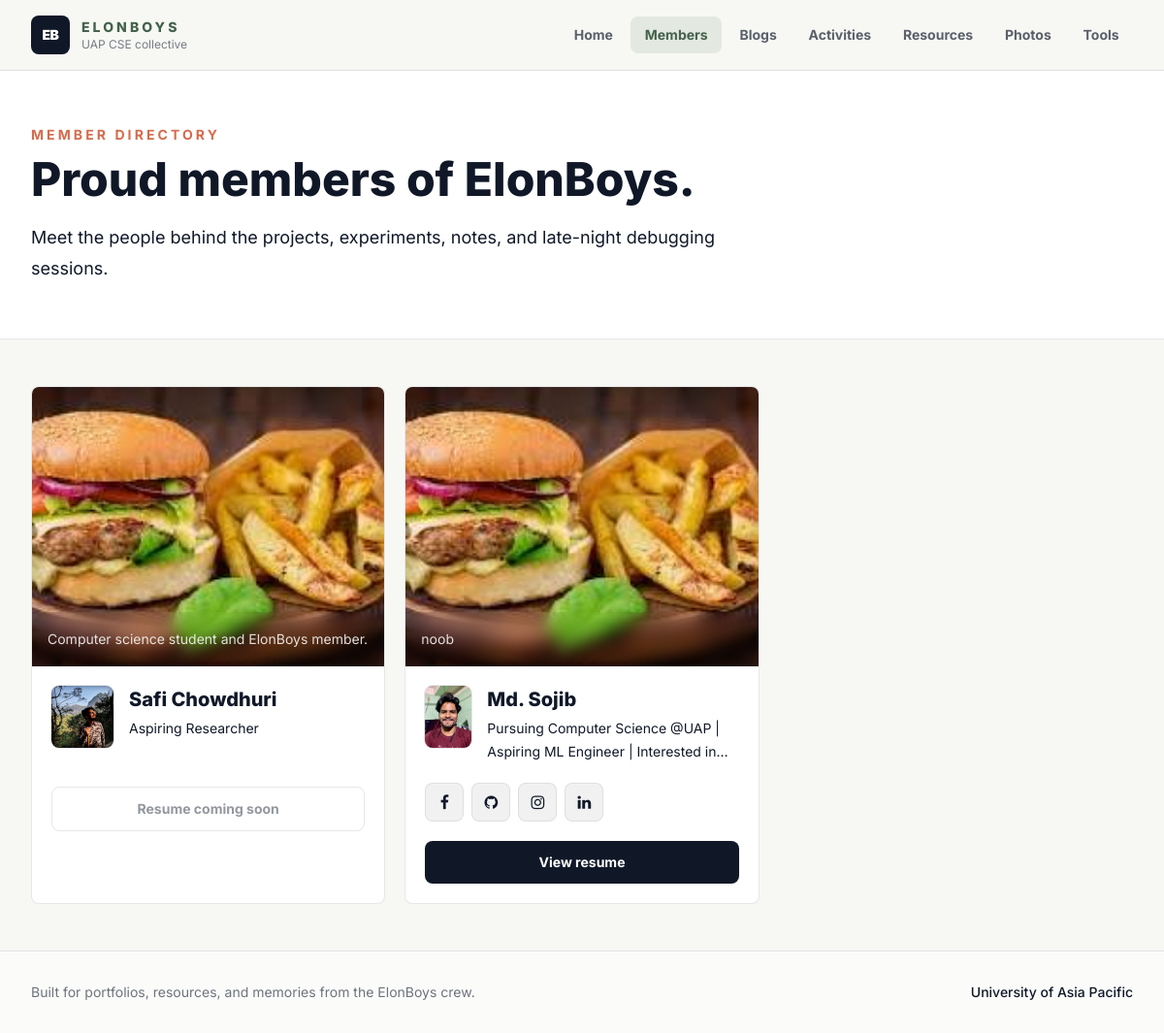
Page /members/ on the earlier database version.
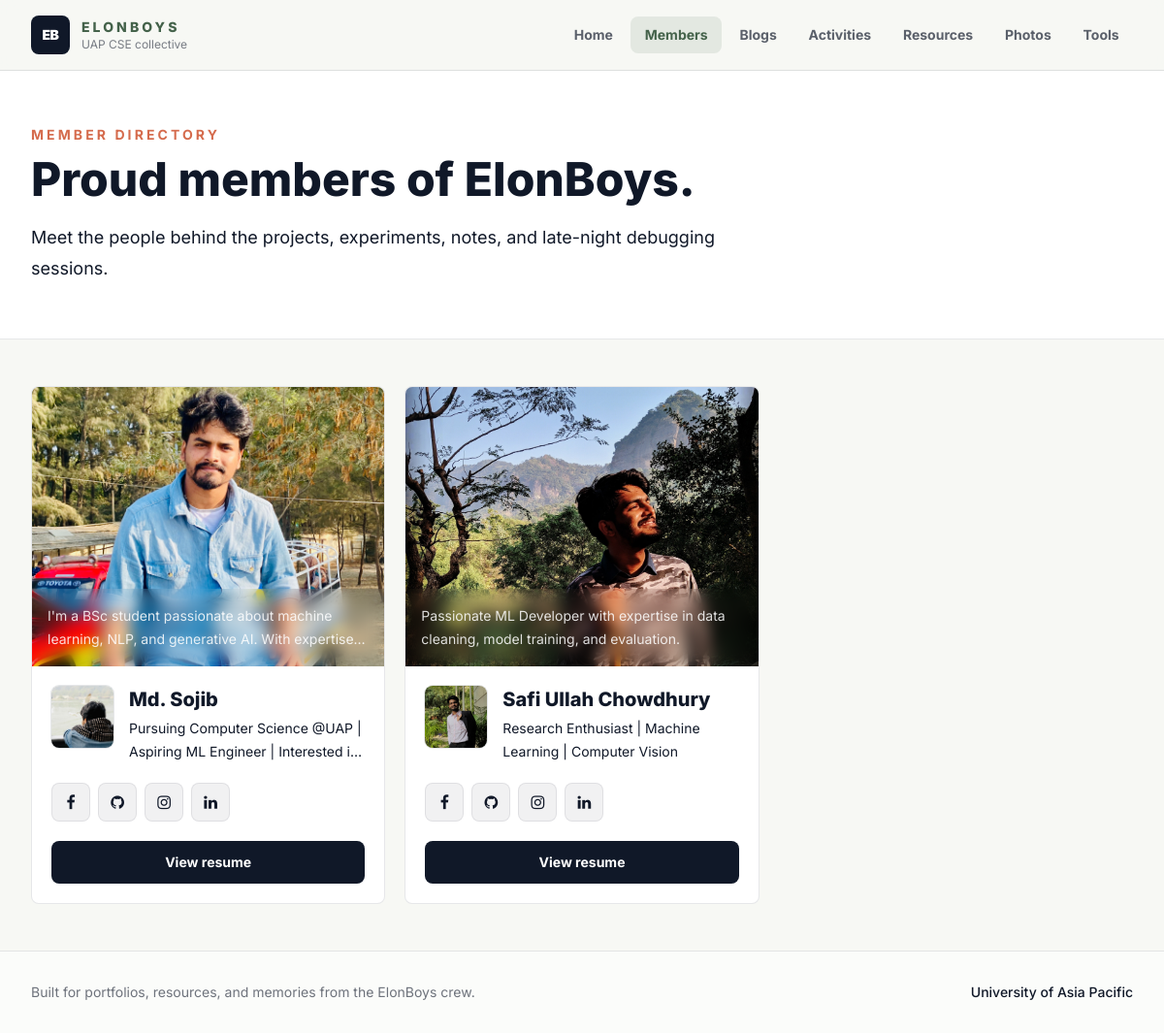
Same page on the later database version.
### member/models.py (models this page shows, shortened)
class Member(models.Model):
    name = models.CharField(max_length=100)
    image1 = models.ImageField(upload_to='media/member/images/')
    image2 = models.ImageField(upload_to='media/member/images/')
    bio = models.CharField(max_length=100)
    description =models.TextField(max_length=500, blank=True)
    facebook_link = models.URLField(blank=True)
    github_link = models.URLField(blank=True)
    linkedin_link = models.URLField(blank=True)
    instagram_link = models.URLField(blank=True)
    resume = models.FileField(upload_to='media/member/resumes/', blank=True)

### member/views.py (the view)
# urls.py: path('members/', MemberView.as_view(), name='member-view'),
class MemberView(View):
    def get(self, request):
        members = Member.objects.all()
        return render(request, "member.html", {"members": members})

### templates/member.html (shortened to what the changed rows need)
{% extends 'base.html' %}
{% load static %}
{% block body %}
<section class="border-b border-ink/10 bg-white">
    <div class="mx-auto max-w-7xl px-4 py-14 sm:px-6 lg:px-8">
        <div class="max-w-3xl">
            <h1 class="mt-3 text-4xl font-extrabold tracking-normal text-ink sm:text-5xl">Proud members of ElonBoys.</h1>
        </div>
    </div>
</section>
<section class="bg-paper py-12">
    <div class="mx-auto max-w-7xl px-4 sm:px-6 lg:px-8">
        <div class="grid gap-5 sm:grid-cols-2 lg:grid-cols-3">
            {% for m in members %}
            <article class="member-card group">
                <div class="relative h-72 overflow-hidden bg-ink/5">
                    <img src="{{ m.image2.url }}" alt="{{ m.name }}" class="h-full w-full object-cover transition duration-500 group-hover:scale-105" data-fallback-src="{% static 'img/safi-pro2.jpg' %}">
                    <div class="absolute inset-x-0 bottom-0 bg-ink/72 p-4 text-white backdrop-blur">
                        <p class="line-clamp-2 text-sm leading-6 text-white/85">{{ m.description|default:"Computer science student and ElonBoys member." }}</p>
                    </div>
                </div>
                <div class="p-5">
                    <div class="flex items-start gap-4">
                        <img src="{{ m.image1.url }}" alt="{{ m.name }} profile photo" class="h-16 w-16 rounded-lg object-cover ring-1 ring-ink/10" data-fallback-src="{% static 'img/safi-pro1.jpg' %}">
                        <div class="min-w-0">
                            <h2 class="truncate text-xl font-extrabold text-ink">{{ m.name }}</h2>
                            <p class="mt-1 line-clamp-2 text-sm leading-6 text-ink/62">{{ m.bio }}</p>
                        </div>
                    </div>
                    <div class="mt-5 flex flex-wrap gap-2">
                        {% if m.facebook_link %}
                        <a class="social-link" href="{{ m.facebook_link }}" target="_blank" rel="noreferrer" aria-label="{{ m.name }} Facebook">
                            <i class="fa fa-facebook" aria-hidden="true"></i>
                        </a>
                        {% endif %}
                        {% if m.github_link %}
                        <a class="social-link" href="{{ m.github_link }}" target="_blank" rel="noreferrer" aria-label="{{ m.name }} GitHub">
                            <i class="fa fa-github" aria-hidden="true"></i>
                        </a>
                        {% endif %}
                        {% if m.instagram_link %}
                        <a class="social-link" href="{{ m.instagram_link }}" target="_blank" rel="noreferrer" aria-label="{{ m.name }} Instagram">
                            <i class="fa fa-instagram" aria-hidden="true"></i>
                        </a>
                        {% endif %}
                        {% if m.linkedin_link %}
                        <a class="social-link" href="{{ m.linkedin_link }}" target="_blank" rel="noreferrer" aria-label="{{ m.name }} LinkedIn">
                            <i class="fa fa-linkedin" aria-hidden="true"></i>
                        </a>
                        {% endif %}
                    </div>
                    {% if m.resume %}
                    <a href="{{ m.resume.url }}" target="_blank" rel="noreferrer" class="mt-5 inline-flex w-full items-center justify-center rounded-lg bg-ink px-4 py-3 text-sm font-bold text-white transition hover:bg-moss">
                        View resume
                    </a>
                    {% else %}
                    <span class="mt-5 inline-flex w-full items-center justify-center rounded-lg border border-ink/10 px-4 py-3 text-sm font-bold text-ink/45">
                        Resume coming soon
                    </span>
                    {% endif %}
                </div>
            </article>
            {% empty %}
            <div class="rounded-lg border border-ink/10 bg-white p-8 text-center">
                <h2 class="text-xl font-extrabold text-ink">No members yet</h2>
                <p class="mt-2 text-ink/60">Add members in the Django admin to populate this page.</p>
            </div>
            {% endfor %}
        </div>
    </div>
</section>
{% endblock %}

Differences in the rows shown:
removed Member: image2 (picture), description "Computer science student and ElonBoys member.", shows a picture, name "Safi Chowdhuri", bio "Aspiring Researcher", resume "Resume coming soon"
removed Member: image2 (picture), description "noob", image1 (picture), name "Md. Sojib", bio "Pursuing Computer Science @UAP | Aspiring ML Engineer | Interested…"
added Member: image2 (picture), description "I'm a BSc student passionate about machine learning, NLP, and generative AI. With expertise…", image1 (placeholder picture), name "Md. Sojib", bio "Pursuing Computer Science @UAP | Aspiring ML Engineer | Interested…"
added Member: image2 (picture), description "Passionate ML Developer with expertise in data cleaning, model training, and evaluation.", image1 (picture), name "Safi Ullah Chowdhury", bio "Research Enthusiast | Machine Learning | Computer Vision"
